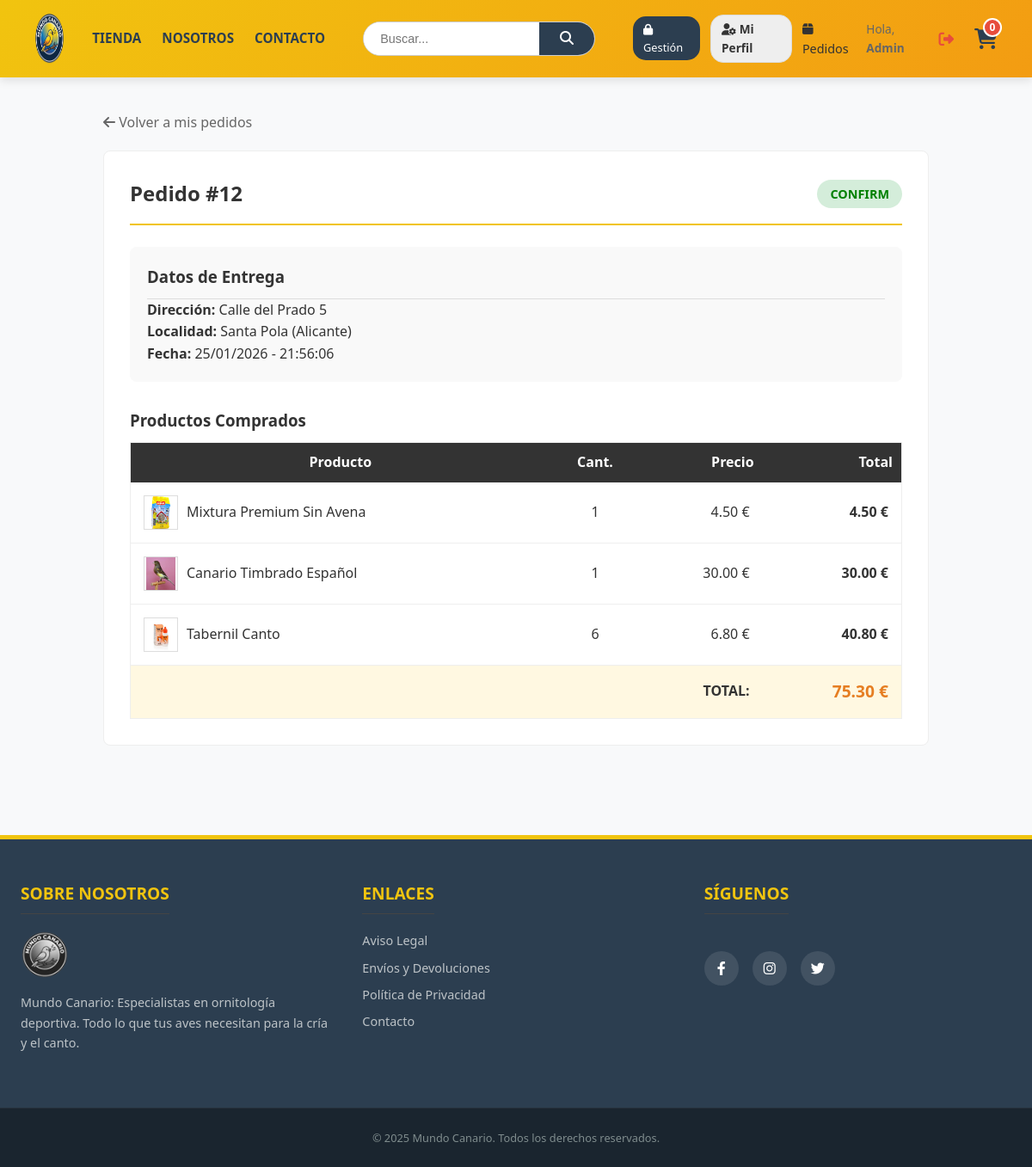
Page /ver_pedido.php?id=12 (signed in) on the committed database.
### tables this page shows
CREATE TABLE `pedidos` (
  `id` int(11) NOT NULL AUTO_INCREMENT,
  `usuario_id` int(11) NOT NULL,
  `provincia` varchar(100) NOT NULL,
  `localidad` varchar(100) NOT NULL,
  `direccion` varchar(255) NOT NULL,
  `coste` decimal(10,2) NOT NULL,
  `estado` varchar(20) DEFAULT 'confirm',
  `fecha` date DEFAULT curdate(),
  `hora` time DEFAULT curtime(),
  PRIMARY KEY (`id`),
  KEY `fk_pedido_usuario` (`usuario_id`)
);

CREATE TABLE `lineas_pedidos` (
  `id` int(11) NOT NULL AUTO_INCREMENT,
  `pedido_id` int(11) NOT NULL,
  `producto_id` int(11) NOT NULL,
  `unidades` int(11) NOT NULL,
  PRIMARY KEY (`id`),
  KEY `fk_linea_pedido` (`pedido_id`),
  KEY `fk_linea_producto` (`producto_id`)
);

CREATE TABLE `productos` (
  `id` int(11) NOT NULL AUTO_INCREMENT,
  `categoria_id` int(11) NOT NULL,
  `nombre` varchar(100) NOT NULL,
  `descripcion` text DEFAULT NULL,
  `precio` decimal(10,2) NOT NULL,
  `stock` int(11) DEFAULT 0,
  `oferta` varchar(20) DEFAULT NULL,
  `fecha` date DEFAULT curdate(),
  `imagen` varchar(255) DEFAULT NULL,
  `activo` tinyint(1) DEFAULT 1,
  PRIMARY KEY (`id`),
  KEY `fk_producto_categoria` (`categoria_id`)
);

### ver_pedido.php (the view, shortened to what this page needs)
<?php
require_once 'config/db.php';
$id = $_GET['id'];
$uid = $_SESSION['id'];
$sql = "SELECT * FROM pedidos WHERE id = :id AND usuario_id = :uid";
$stmt = $pdo->prepare($sql);
$stmt->execute(['id' => $id, 'uid' => $uid]);
$pedido = $stmt->fetch();
$sql2 = "SELECT lp.*, p.nombre, p.imagen, p.precio FROM lineas_pedidos lp JOIN productos p ON lp.producto_id = p.id WHERE lp.pedido_id = :id";
$stmt2 = $pdo->prepare($sql2);
$stmt2->execute(['id' => $id]);
$lineas = $stmt2->fetchAll();
require_once 'views/header.php';
?>
<div class="container" style="display: block; margin-top: 40px; max-width: 1000px;">
    <a href="mis_pedidos.php" style="text-decoration: none; color: #666; display:inline-block; margin-bottom: 20px;">
        <i class="fa-solid fa-arrow-left"></i> Volver a mis pedidos
    </a>
    <div style="background: white; padding: 30px; border-radius: 8px; border: 1px solid #eee;">
        <div style="border-bottom: 2px solid #f1c40f; padding-bottom: 15px; margin-bottom: 25px; display:flex; justify-content:space-between; align-items:center;">
            <h2 style="margin:0;">Pedido #<?= $pedido['id'] ?></h2>
            <?php
                $estado = $pedido['estado'];
                $style = "background: #eee; color: #333;";
                if($estado == 'confirm') $style = "background: #d4edda; color: green;";
            ?>
            <span style="padding: 5px 15px; border-radius: 20px; font-weight:bold; font-size:0.9rem; <?= $style ?>">
                <?= strtoupper($estado) ?>
            </span>
        </div>
        <div style="background: #f9f9f9; padding: 20px; border-radius: 8px; margin-bottom: 30px;">
            <h3 style="margin-top:0; border-bottom:1px solid #ddd; padding-bottom:10px;">
                Datos de Entrega
            </h3>
            <p><strong>Dirección:</strong> <?= $pedido['direccion'] ?></p>
            <p><strong>Localidad:</strong> <?= $pedido['localidad'] ?> (<?= $pedido['provincia'] ?>)</p>
            <p><strong>Fecha:</strong> <?= date("d/m/Y", strtotime($pedido['fecha'])) ?> - <?= $pedido['hora'] ?></p>
        </div>
        <h3>Productos Comprados</h3>
        <table style="width: 100%; border-collapse: collapse; border: 1px solid #eee; margin-top: 10px;">
            <thead>
                <tr style="background: #333; color: white;">
                    <th style="padding: 10px;">Producto</th>
                    <th style="padding: 10px; text-align: center;">Cant.</th>
                    <th style="padding: 10px; text-align: right;">Precio</th>
                    <th style="padding: 10px; text-align: right;">Total</th>
                </tr>
            </thead>
            <tbody>
                <?php foreach ($lineas as $item): ?>
                <tr style="border-bottom: 1px solid #eee;">
                    <td style="padding: 15px; display:flex; align-items:center; gap:10px;">
                        <?php if($item['imagen']): ?>
                            <img src="assets/img/<?= $item['imagen'] ?>" style="width: 40px; height: 40px; object-fit: contain; border:1px solid #ddd;">
                        <?php endif; ?>
                        <span><?= $item['nombre'] ?></span>
                    </td>
                    <td style="padding: 15px; text-align: center;"><?= $item['unidades'] ?></td>
                    <td style="padding: 15px; text-align: right;"><?= number_format($item['precio'], 2) ?> €</td>
                    <td style="padding: 15px; text-align: right; font-weight: bold;">
                        <?= number_format($item['precio'] * $item['unidades'], 2) ?> €
                    </td>
                </tr>
                <?php endforeach; ?>
                <tr style="background-color: #fff8e1;">
                    <td colspan="3" style="text-align: right; padding: 15px; font-weight: bold;">TOTAL:</td>
                    <td style="text-align: right; padding: 15px; font-weight: bold; color: #e67e22; font-size: 1.2rem;">
                        <?= number_format($pedido['coste'], 2) ?> €
                    </td>
                </tr>
            </tbody>
        </table>
    </div>
</div>
<?php require_once 'views/footer.php'; ?>

### assets/css/estilos.css (style rules this page uses)
:root { --primary: #f1c40f; --secondary: #f39c12; --dark: #2c3e50; --light: #ffffff; --bg: #f8f9fa; --border: #e1e1e1; --text: #333; --danger: #e74c3c; }
* { box-sizing: border-box; margin: 0; padding: 0; }
body { font-family: 'Segoe UI', Arial, sans-serif; font-size: 1rem; background-color: var(--bg); color: var(--text); display: flex; flex-direction: column; min-height: 100vh; line-height: 1.6; }
a { text-decoration: none; color: inherit; transition: 0.3s; }
img { max-width: 100%; display: block; }
.container { max-width: 1200px; margin: 2.5rem auto; padding: 0 1.25rem; display: flex; gap: 2rem; flex: 1; width: 100%; }

### rows in the picture
pedidos: id "12", estado "CONFIRM", direccion "Calle del Prado 5", localidad "Santa Pola", provincia "Alicante", fecha "25/01/2026", hora "21:56:06", coste "75.30"
lineas_pedidos: producto.imagen (picture), producto.nombre "Mixtura Premium Sin Avena", unidades "1", producto.precio "4.50", $item['precio']*$item['unidades'] "4.50"
lineas_pedidos: producto.imagen (picture), producto.nombre "Canario Timbrado Español", unidades "1", producto.precio "30.00", $item['precio']*$item['unidades'] "30.00"
lineas_pedidos: producto.imagen (picture), producto.nombre "Tabernil Canto", unidades "6", producto.precio "6.80", $item['precio'] * $item['unidades'] "40.80"

### other values in the picture
$_SESSION['nombre'] "Admin"
$total "0"
